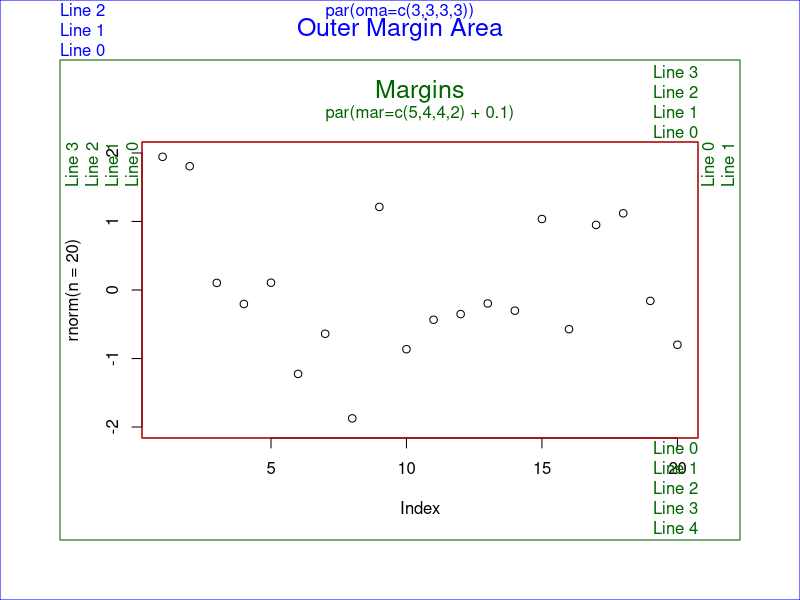

This chart was generated by the following R code:
    # Title: R Margins, single figure example  
    # Date: 2008-02-04  
    # Project: R graphics  
	      
    # Cheerfully borrowed from::  
	# http://cran.r-project.org/doc/manuals/R-intro.html#Graphics
      
    #rm(list = ls())     # clear objects  
    #graphics.off()      # close graphics windows   
      
    # Generate data  
    x = 0:10;  
    y = 0:10;  
      
    # Plot the data  
      
    # - Specify the layout parameters before any plotting  
    #   If you don't specify them before any plotting, the  
    #   results will be inconsistent and misaligned.  
    #  
    # - oma stands for 'Outer Margin Area', or the total margin space that is outside  
    #   of the standard plotting region (see graph)  
    #  
    # - The vector is ordered, the first value corresponding to the bottom. The entire  
    #   array is c(bottom, left, top, right)  
    #  
    # - All of the alternatives are:  
    #   - oma: Specify width of margins in number of lines  
    #   - omi: Specify width of margins in inches  
    #   - omd: Specify width of margins in 'device coordinates'  
    #       - Device coordinates place (0,0) in the upper left and (1,1) in the  
    #         lower right corner  
      
    par(oma=c(3,3,3,3))  # all sides have 3 lines of space  
    #par(omi=c(1,1,1,1)) # alternative, uncomment this and comment the previous line to try  
      
    # - The mar command represents the figure margins. The vector is in the same ordering of  
    #   the oma commands.  
    #   
    # - The default size is c(5,4,4,2) + 0.1, (equivalent to c(5.1,4.1,4.1,2.1)).   
    #  
    # - The axes tick marks will go in the first line of the left and bottom with the axis  
    #   label going in the second line.  
    #  
    # - The title will fit in the third line on the top of the graph.   
    #  
    # - All of the alternatives are:  
    #   - mar: Specify the margins of the figure in number of lines  
    #   - mai: Specify the margins of the figure in number of inches  
      
    par(mar=c(5,4,4,2) + 0.1)   
    #par(mai=c(2,1.5,1.5,.5)) # alternative, uncomment this and comment the previous line  
      
    # Plot  
    #plot(x, y, type="n", xlab="X", ylab="Y")    # type="n" hides the points  
	plot(rnorm(n=20),ylim=c(-2.0,2.0),xlim=c(1,20))  # simple plot so show how lines are oriented in plot area
	  
	  
    # Place text in the plot and color everything plot-related red  
    text(5,5, "Plot", col="red", cex=2)  
    text(5,4, "text(5,5, \"Plot\", col=\"red\", cex=2)", col="red", cex=1)  
    box("plot", col="red")  
      
    # Place text in the margins and label the margins, all in green  
    mtext("Margins", side=3, line=2, cex=1.5, col="darkgreen")  
    mtext("par(mar=c(5,4,4,2) + 0.1)", side=3, line=1, cex=1, col="darkgreen")  
	
	mtext("Line 0", side=4, line=0, adj=1.0, cex=1, col="darkgreen")  
	mtext("Line 1", side=4, line=1, adj=1.0, cex=1, col="darkgreen")  	
	
    mtext("Line 0", side=3, line=0, adj=1.0, cex=1, col="darkgreen")  
    mtext("Line 1", side=3, line=1, adj=1.0, cex=1, col="darkgreen")  
    mtext("Line 2", side=3, line=2, adj=1.0, cex=1, col="darkgreen")  
    mtext("Line 3", side=3, line=3, adj=1.0, cex=1, col="darkgreen")  
	
    mtext("Line 0", side=2, line=0, adj=1.0, cex=1, col="darkgreen")  
    mtext("Line 1", side=2, line=1, adj=1.0, cex=1, col="darkgreen")  
    mtext("Line 2", side=2, line=2, adj=1.0, cex=1, col="darkgreen")  
    mtext("Line 3", side=2, line=3, adj=1.0, cex=1, col="darkgreen")  
	
	mtext("Line 0", side=1, line=0, adj=1.0, cex=1, col="darkgreen")  
	mtext("Line 1", side=1, line=1, adj=1.0, cex=1, col="darkgreen")  
	mtext("Line 2", side=1, line=2, adj=1.0, cex=1, col="darkgreen")  
	mtext("Line 3", side=1, line=3, adj=1.0, cex=1, col="darkgreen")  
	mtext("Line 4", side=1, line=4, adj=1.0, cex=1, col="darkgreen") 
		
    box("figure", col="darkgreen")  
      
    # Label the outer margin area and color it blue  
    # Note the 'outer=TRUE' command moves us from the figure margins to the outer  
    # margins.  
    mtext("Outer Margin Area", side=3, line=1, cex=1.5, col="blue", outer=TRUE)  # default for series is side=1, not 3
    mtext("par(oma=c(3,3,3,3))", side=3, line=2, cex=1, col="blue", outer=TRUE)  
    mtext("Line 0", side=3, line=0, adj=0.0, cex=1, col="blue", outer=TRUE)  
    mtext("Line 1", side=3, line=1, adj=0.0, cex=1, col="blue", outer=TRUE)  
    mtext("Line 2", side=3, line=2, adj=0.0, cex=1, col="blue", outer=TRUE)  
    box("outer", col="blue")  
